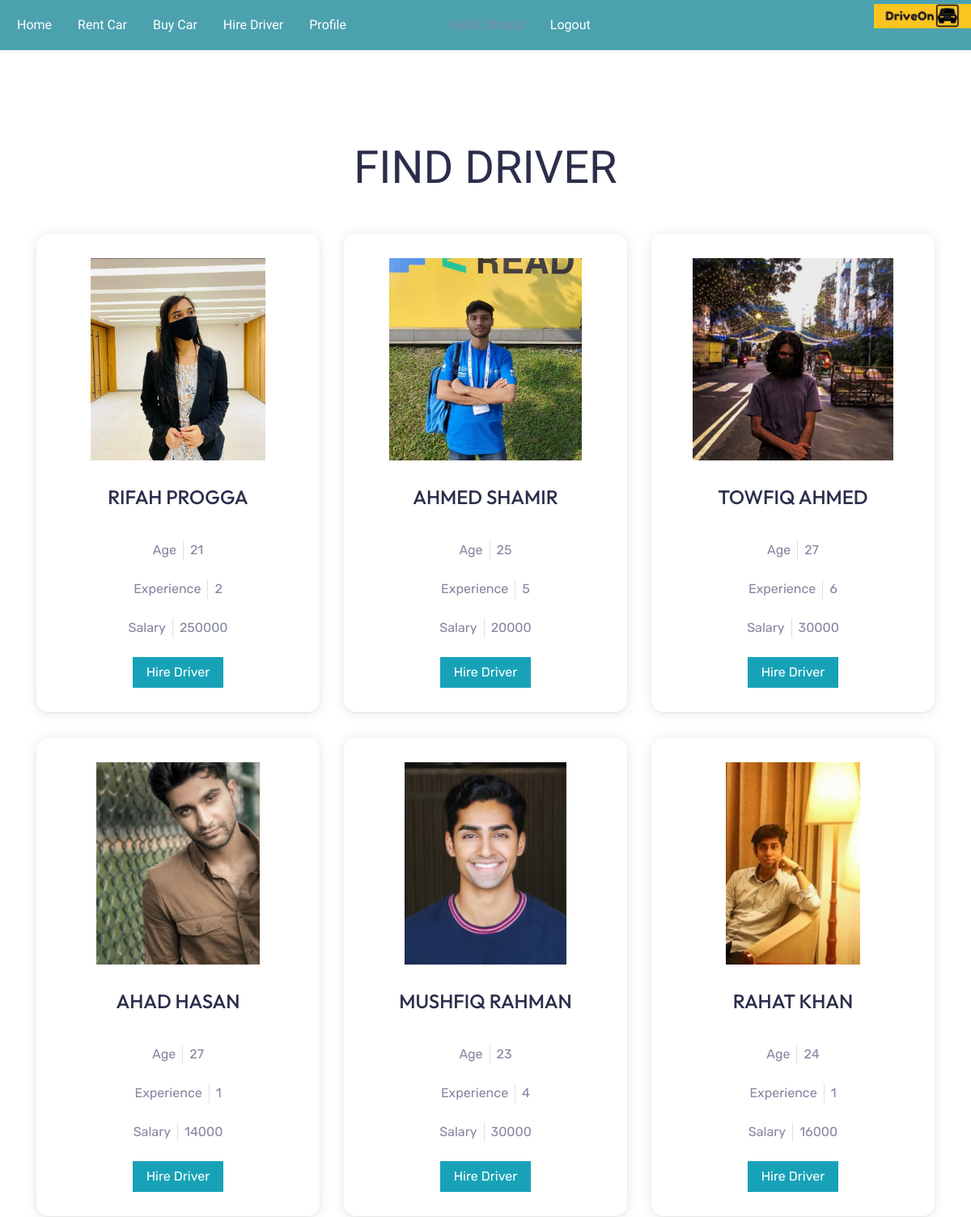
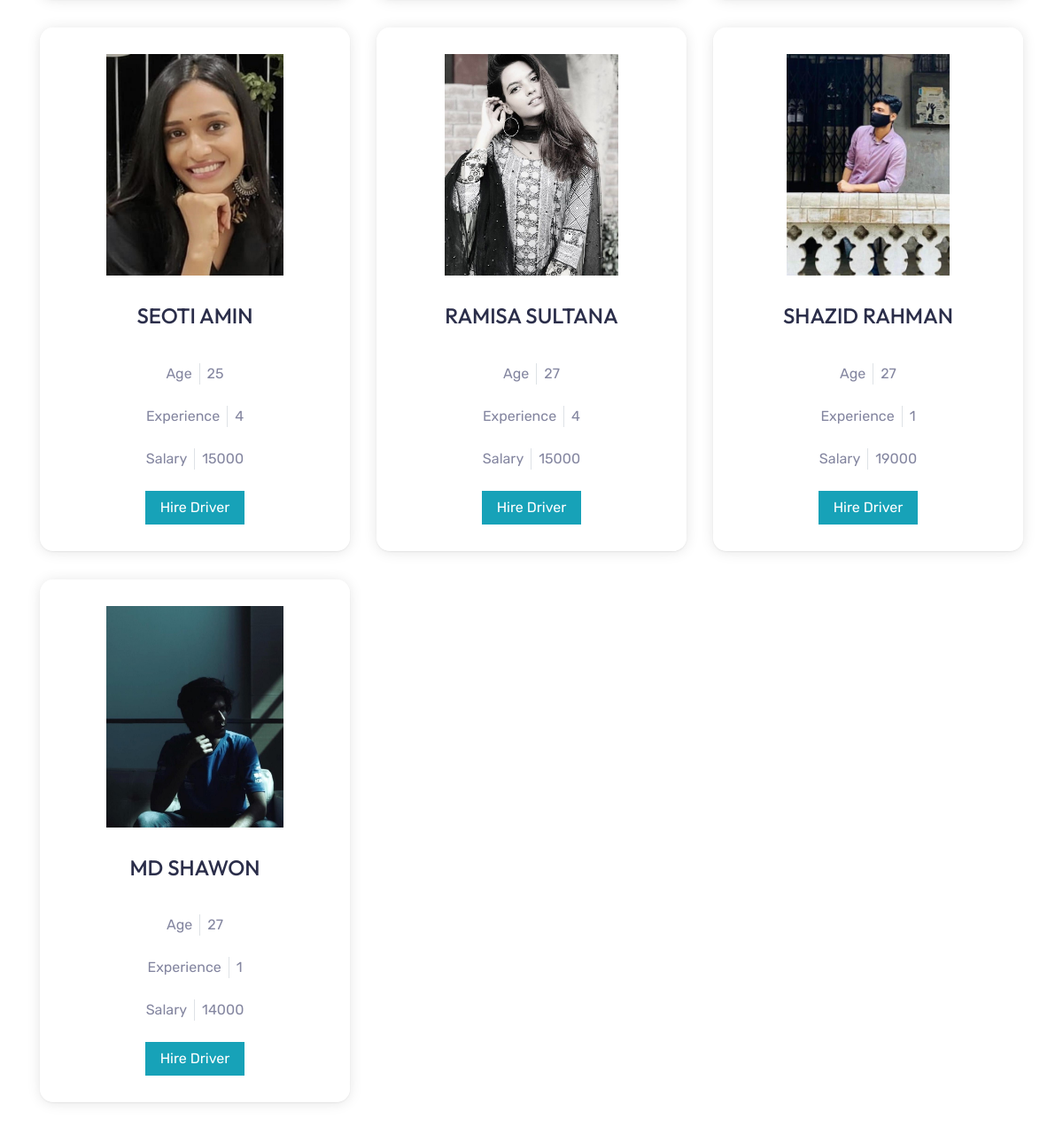
The app's page /driver/ (signed in) with its own data (2 pictures, top to bottom).
### carInfo/models.py (models this page shows, shortened)
class Driver(models.Model):
    dri_name = models.CharField(max_length=20)
    dri_age = models.CharField(max_length=2)#charField nibo
    dri_address = models.CharField(max_length=300)
    dri_experience = models.CharField(max_length=50)
    dri_lic_num = models.CharField(max_length=50)
    accident_history = models.TextField(max_length=100)
    expected_salary = models.CharField(max_length=15)
    dri_img = models.ImageField(upload_to='media')
    dri_phone_num = models.CharField(max_length=11)

### demo/views.py (the view)
# urls.py: path('driver/', driveon.driver, name='driver'),
@login_required(login_url='login')
def driver(request):
    hireDriver = Driver.objects.all()
    return render(request, 'driver.html',{'Hire_Drivers': hireDriver})

### demo/templates/driver.html (shortened to what this page needs)
{% extends 'base.html' %}
{% load static %}
{% block content %}
<!DOCTYPE html>
<html lang="en">
<head>
    <link href="https://cdnjs.cloudflare.com/ajax/libs/font-awesome/5.15.0/css/all.min.css" rel="stylesheet">
    <link href="{% static 'assets/css/bootstrap.min.css' %}" rel="stylesheet">
    <link href="{% static 'assets/css/car.css' %}" rel="stylesheet">
</head>
<body>
    <div class="container-fluid py-5">
        <div class="container pt-5 pb-3">
            <h1 class="display-4 text-uppercase text-center mb-5">Find Driver</h1>
            <div class="row">
                {% for i in Hire_Drivers %}
                <div class="col-lg-4 col-md-6 mb-2">
                    <div class="rent-item mb-4">
                        <img class="img-fluid mb-3" src="{{i.dri_img.url}}" alt="">
                        <h4 class="cartitle text-uppercase mb-4">{{i.dri_name}}</h4>
                        <div class="d-flex justify-content-center mb-4">
                            <div class="header px-2">
                                <span>Age</span>
                            </div>
                            <div class="header px-2 border-left">
                                <span>{{i.dri_age}}</span>
                            </div>
                        </div>
                        <div class="d-flex justify-content-center mb-4">
                            <div class="header px-2">
                                <span>Experience</span>
                            </div>
                            <div class="header px-2 border-left">
                                <span>{{i.dri_experience}}</span>
                            </div>
                        </div>
                        <div class="d-flex justify-content-center mb-4">
                            <div class="header px-2">
                                <span>Salary</span>
                            </div>
                            <div class="header px-2 border-left">
                                <span>{{i.expected_salary}}</span>
                            </div>
                        </div>
                        <a class="btn btn-info px-3" href="{% url 'driver-payment' i.id user.id %}">Hire Driver</a>
                    </div>
                </div>
                {% endfor %}
            </div>
        </div>
    </div>
</body>
</html>
{% endblock %}

### demo/static/assets/css/car.css (style rules this page uses)
.rent-item { padding: 30px; text-align: center; background: #ffffffb2; transition: .5s; box-shadow: 0 1px 15px 0 rgba(0,0,0,.1), 0 1px 2px 0 rgba(0,0,0,.06); border-radius: 15px; }
.rent-item h4 { transition: .5s; }
.display-4 { font-family: 'Ropa Sans', sans-serif; }
.cartitle { font-family: 'Outfit', sans-serif; padding: 15px; block-size: 50%; }
.rent-item img { height: 250px; width: 100%; object-fit: contain; }
.rent-item img { transition: all 0.5s; }

### records on screen
Driver: dri_img (picture), dri_name "RIFAH PROGGA", dri_age "21", dri_experience "2", expected_salary "250000"
Driver: dri_img (picture), dri_name "AHMED SHAMIR", dri_age "25", dri_experience "5", expected_salary "20000"
Driver: dri_img (picture), dri_name "TOWFIQ AHMED", dri_age "27", dri_experience "6", expected_salary "30000"
Driver: dri_img (picture), dri_name "AHAD HASAN", dri_age "27", dri_experience "1", expected_salary "14000"
Driver: dri_img (picture), dri_name "MUSHFIQ RAHMAN", dri_age "23", dri_experience "4", expected_salary "30000"
Driver: dri_img (picture), dri_name "RAHAT KHAN", dri_age "24", dri_experience "1", expected_salary "16000"
Driver: dri_img (picture), dri_name "SEOTI AMIN", dri_age "25", dri_experience "4", expected_salary "15000"
Driver: dri_img (picture), dri_name "RAMISA SULTANA", dri_age "27", dri_experience "4", expected_salary "15000"
Driver: dri_img (picture), dri_name "SHAZID RAHMAN", dri_age "27", dri_experience "1", expected_salary "19000"
Driver: dri_img (picture), dri_name "MD SHAWON", dri_age "27", dri_experience "1", expected_salary "14000"
